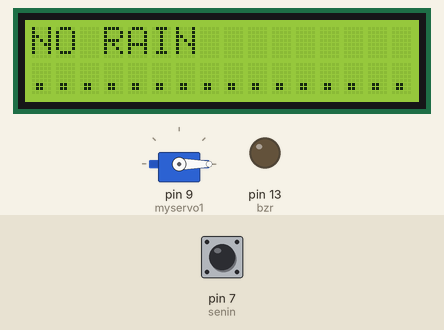
Recording of a sketch running on a simulated Arduino Uno, built with avr-gcc and run on an emulated ATmega328P. On the bench: servo, 16×2 character LCD, output pins drawn as LEDs (lit = HIGH). The inputs (shaded band) are chosen by the test bench; at power-on: pin 7 (senin) HIGH.

Above: at 3.3 s.
3.4 s: pin 7 (senin) pulled LOW for 3.2 s
At 5.33 s:
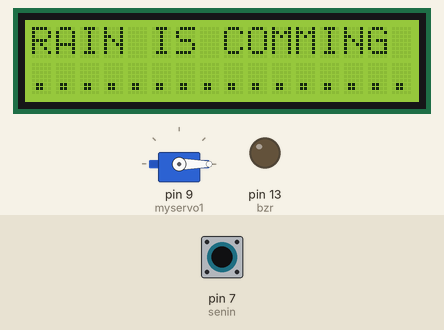
At 5.9 s:
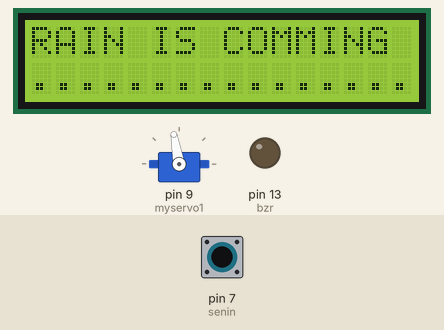
Timing chart, 0 to 10.0 s (numbered marks = the images above; inputs shaded):
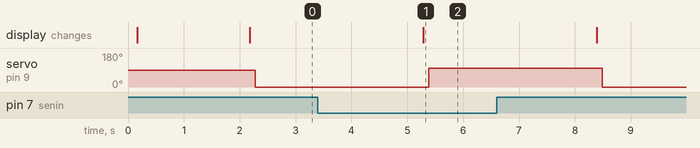

Measured:
- after the input at 3.4 s, servo on pin 9 (myservo1): 0° → 100° after 2.0 s, → 0° 3.1 s later; the display: changes after 1.9 s (image 1)

The sketch:

arduinounocode.ino
```cpp
#include <Servo.h>
#include<LiquidCrystal.h>
Servo myservo1;  // create servo object to control a servo
//                 RS,E,D4,D5,D6,D7
LiquidCrystal lcd(12,11,2,3,4,5);
unsigned char j=0;
int x1,y1,z1,fswstate,wstate=0;
int bzs=0;
int potpin = 0;  // analog pin used to connect the potentiometer
int val;    // variable to read the value from the analog pin

const int bzr=13;
const int senin=7;
const int senout=8;
unsigned char x=0;

int state = LOW;      // the current state of the output pin
int reading,reading1; // the current reading from the input pin
//int reading1;
int previous = HIGH;    // the previous reading from the input pin
long time = 0;         // the last time the output pin was toggled
long debounce = 200;   // the debounce time, increase if the output flickers

void setup() {
 myservo1.attach(9);// a
pinMode(bzr,OUTPUT);
pinMode(senin,INPUT);
pinMode(senout,INPUT);
digitalWrite(senin,1);
digitalWrite(senout,1);
digitalWrite(bzr,0);

lcd.begin(16,2);
delay(100);
lcd.clear();
lcd.setCursor(0,0);
lcd.print("RAIN CROP       ");
lcd.setCursor(0,1);
lcd.print("PROTECTION      ");
delay(2000);

}

void loop() {

   reading = digitalRead(senin);
   if (reading == LOW ) {

      lcd.clear();
      lcd.setCursor(0,0);
      lcd.print("RAIN IS COMMING ");
      lcd.setCursor(0,1);
      lcd.print("................");
      delay(100);
      //digitalWrite(bzr,1);
      myservo1.write(100);                  // sets the servo position according to the scaled value
      delay(3000);
      while(digitalRead(senin) == 0){}
     // digitalWrite(bzr,0);

      }
   reading1 = digitalRead(senin);
   if (reading1 ==HIGH ) {

      lcd.clear();
      lcd.setCursor(0,0);
      lcd.print("NO RAIN         ");
      lcd.setCursor(0,1);
      lcd.print("................");
      delay(100);
      myservo1.write(0);

     // digitalWrite(bzr,1);
      delay(3000);
     // digitalWrite(bzr,0);
     while(digitalRead(senin) == 1){}
      }

}
```
